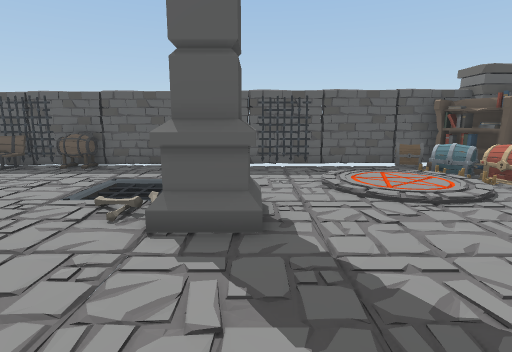
View 1 (above)

19 first-person views from a walk through a scene from a Unity 3-D project. The camera is 1.5 m above the floor, tilts 10° down and sees 80° across. The floor is counted in squares, 1 m on a side. Each view is taken from the middle of a square. On the plan, view 1 faces up. The plan holds only what a view shows up to about 15 squares ahead; the rest is blank. Some animated figures are not drawn.

View 2
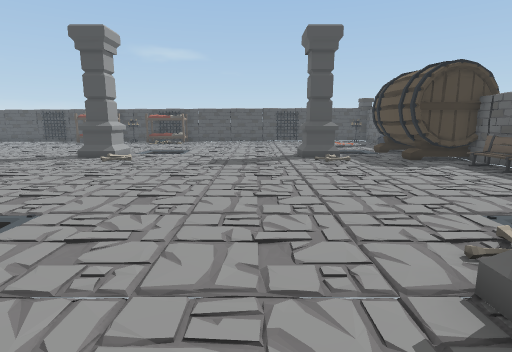

View 3
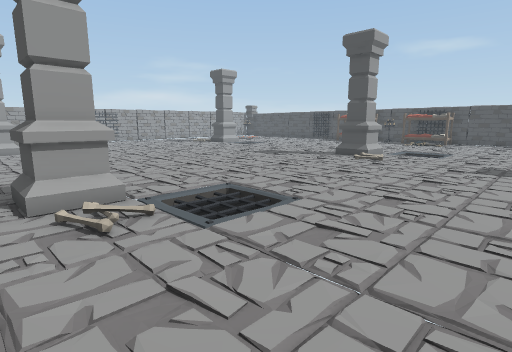

View 4
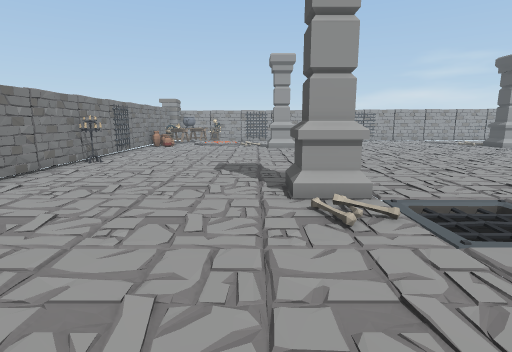

View 5
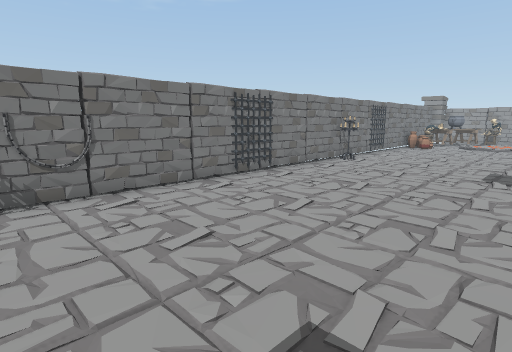

View 6
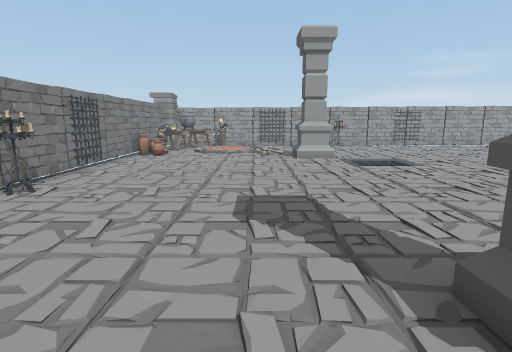

View 7
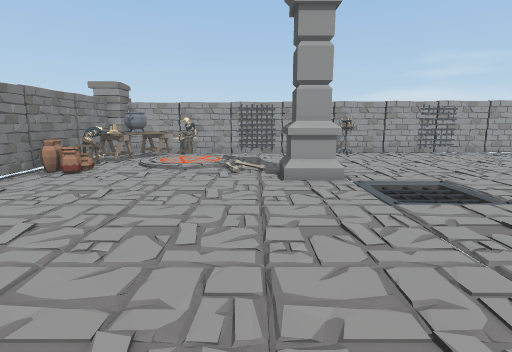

View 8
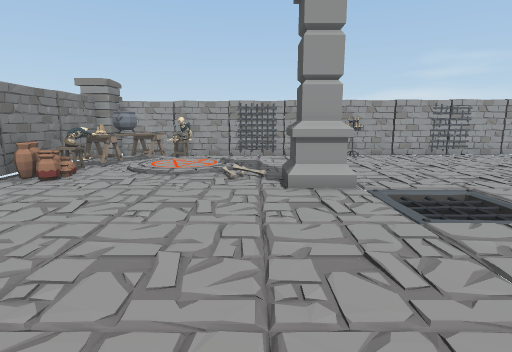

View 9
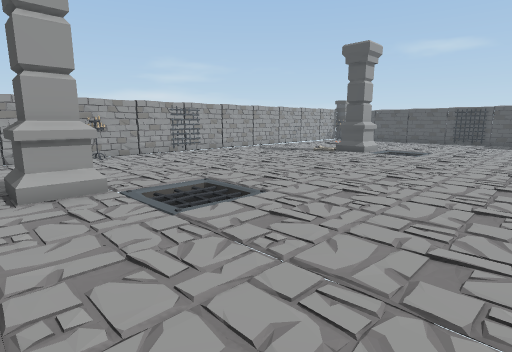

View 10
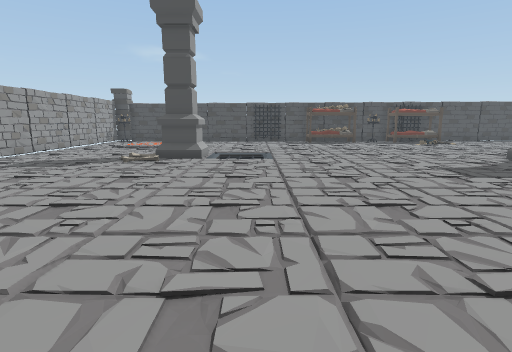

View 11
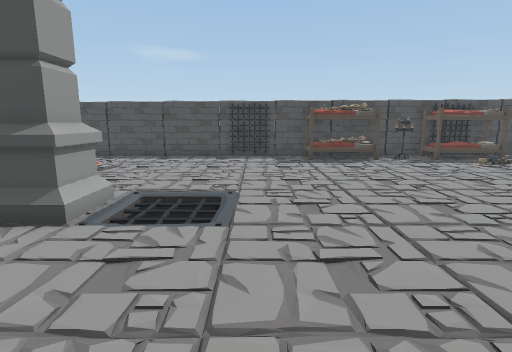

View 12
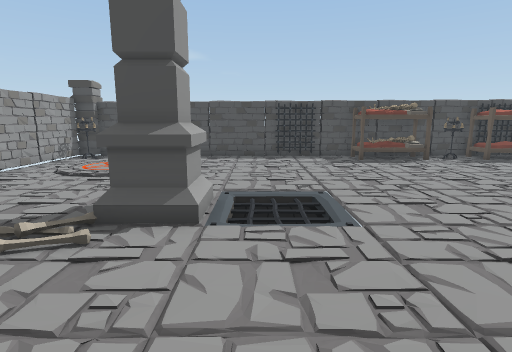

View 13
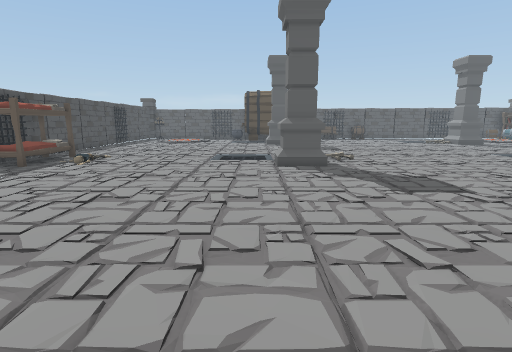

View 14
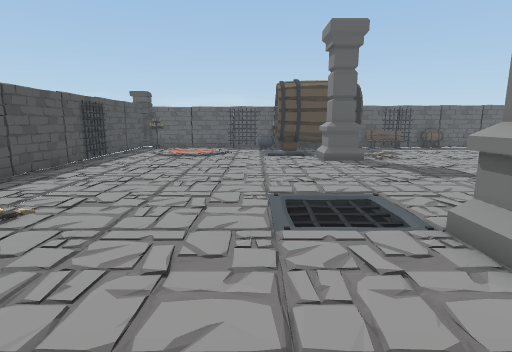

View 15
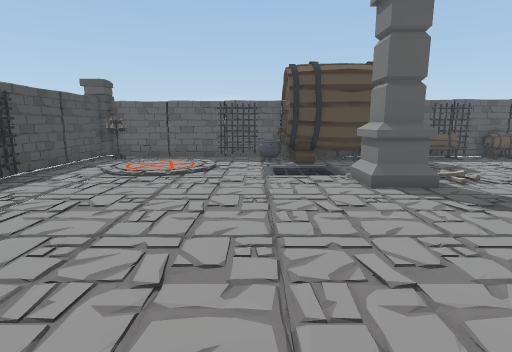

View 16
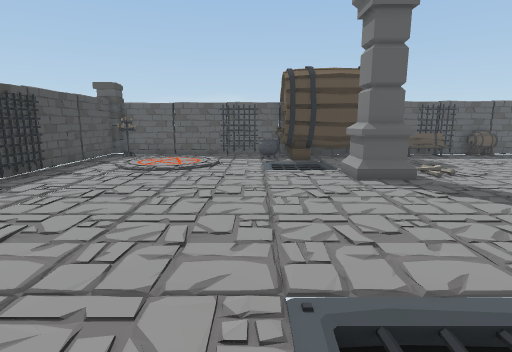

View 17
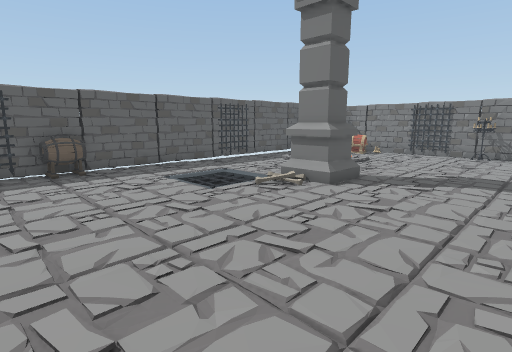

View 18
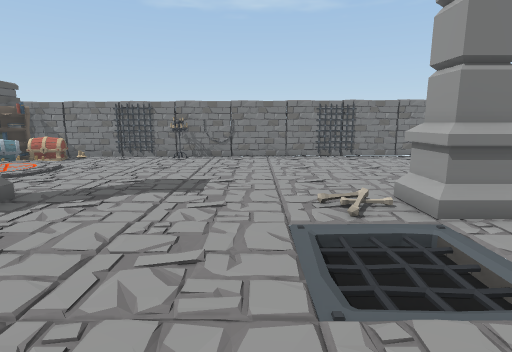

View 19
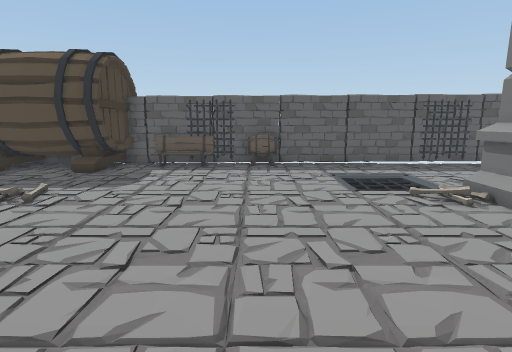

### Floor plan
Key: @ floor where view 1 was taken; # wall or solid block; . main floor; : floor 0.25 m higher than the main floor; - floor 0.25 m lower than the main floor; / step, stairs or slope; = window, fence, low wall or low ledge; O other object.
Columns run from 23 left of view 1 to 8 right of it. Each row starts with its distance up from view 1.
 11         O   O=### ##
 10 ########OO##O##O#OO##########O##
  9 #OO.:..OOO#OO ............:O OO#
  8 #=..:...OOOOO............:::/ O#
  7 #=::.:.///..........//.../::/OO#
  6 #=..:...//..........///../::/..#
  5 ##........OO........//OO..../..#
  4 ##........OO......../.OO...... #
  3 # ............................O#
  2 # ............................O#
  1 #=.............................#
  0 ##.....................@...... #
 -1 #=............................ #
 -2 # .....///..........--........#
 -3 #OO/....///.........--........#
 -4 #OO/..../.OO:.........OO...... #
 -5 #OO/......OO..........OO.......#
 -6 #OO............................#
 -7 #OO............................#
 -8 #OO............................#
 -9 #OO...........................O#
-10 #OO...........................O#
-11 #OO............................#
-12 #..............................#
-13 #..............................#
-14 #......///..........//.........#
-15 #.......//..........//.........#
-16 #.......OO............OO...... #
-17 #../....OO............OO.//..OO#
-18 #../:/................ ..////.O#
-19 #..:.:................ ../::/OO#
-20 #..:::................ .//..OOO#
-21 #..:///..............  ../:/OOO#
-22 #OO ................O  ....OOO##
-23 ##########  ###################

Where each view was taken, in squares from view 1:
view 1: 0 up, 0 right, facing up
view 2: 2 up, 1 right, facing left
view 3: 2 up, 1 right, facing down-left
view 4: 2 up, 1 right, facing down
view 5: 2 up, 1 right, facing down-right
view 6: 3 down, 2 right, facing down
view 7: 8 down, 1 right, facing down
view 8: 9 down, 1 right, facing down
view 9: 9 down, 1 right, facing down-left
view 10: 14 down, 3 left, facing left
view 11: 13 down, 9 left, facing left
view 12: 15 down, 9 left, facing left
view 13: 15 down, 14 left, facing up
view 14: 8 down, 16 left, facing up
view 15: 3 down, 16 left, facing up
view 16: 4 down, 16 left, facing up
view 17: 0 up, 8 left, facing up-right
view 18: 1 down, 6 left, facing right
view 19: 1 down, 6 left, facing up
